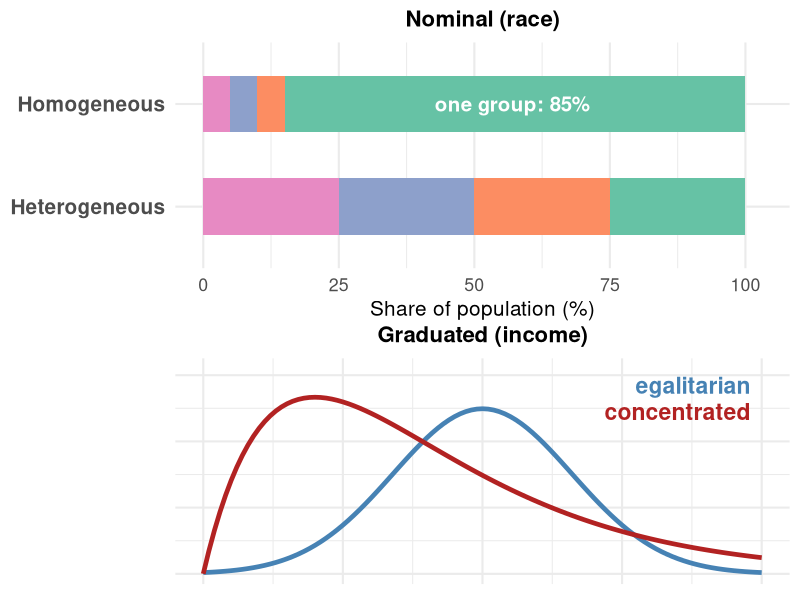
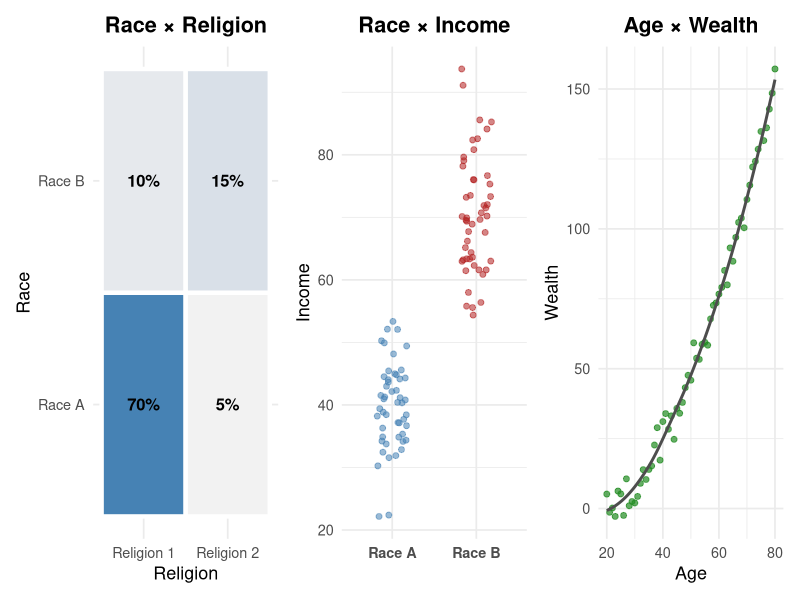
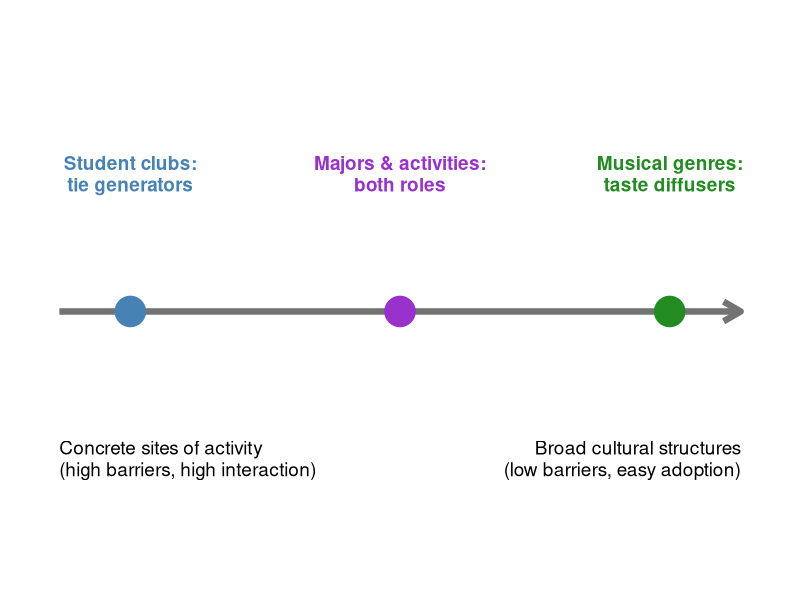
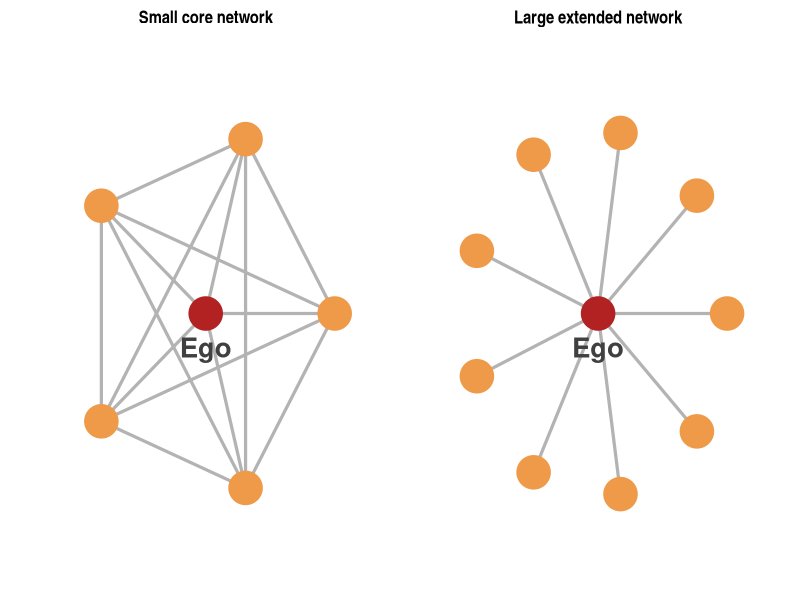

Recreate these plots in R, in order.
## ---- chunk 1
library(ggplot2)
library(ggraph)
library(tidygraph)
library(patchwork)

# Blau: heterogeneity (nominal parameters) vs inequality (graduated parameters)
df_a <- data.frame(
  grp = factor(rep(c("G1", "G2", "G3", "G4"), 2), levels = c("G1", "G2", "G3", "G4")),
  share = c(25, 25, 25, 25, 85, 5, 5, 5),
  soc = rep(c("Heterogeneous", "Homogeneous"), each = 4)
)
p_blau_a <- ggplot(df_a, aes(y = soc, x = share, fill = grp)) +
  geom_col(width = 0.55) +
  annotate("text", x = 57, y = 2, label = "one group: 85%", size = 5.2, fontface = "bold", color = "white") +
  scale_fill_brewer(palette = "Set2") +
  scale_x_continuous(limits = c(0, 103)) +
  labs(title = "Nominal (race)", x = "Share of population (%)", y = NULL) +
  theme_minimal(base_size = 16) +
  theme(plot.title = element_text(face = "bold", hjust = 0.5, size = 16), legend.position = "none",
        plot.margin = margin(2, 2, 2, 2), axis.text.y = element_text(face = "bold", size = 15),
        axis.title.x = element_text(size = 15))

p_blau_b <- ggplot(data.frame(x = c(0, 1)), aes(x)) +
  stat_function(fun = dnorm, args = list(mean = 0.5, sd = 0.16), color = "steelblue", linewidth = 1.6) +
  stat_function(fun = function(x) 1.45 * dgamma(x, shape = 2, rate = 5), color = "firebrick", linewidth = 1.6) +
  annotate("text", x = 0.98, y = 2.85, label = "egalitarian", color = "steelblue", hjust = 1, size = 5.8, fontface = "bold") +
  annotate("text", x = 0.98, y = 2.45, label = "concentrated", color = "firebrick", hjust = 1, size = 5.8, fontface = "bold") +
  scale_y_continuous(limits = c(0, 3.1)) +
  labs(title = "Graduated (income)", x = NULL, y = NULL) +
  theme_minimal(base_size = 16) +
  theme(plot.title = element_text(face = "bold", hjust = 0.5, size = 16),
        axis.text = element_blank(), axis.ticks = element_blank(),
        plot.margin = margin(2, 2, 2, 2))
p_blau <- p_blau_a / p_blau_b

# Blau Rule 3: correlated parameters (stylized illustrations)
df_cc <- expand.grid(race = c("Race A", "Race B"), rel = c("Religion 1", "Religion 2"))
df_cc$val <- c(0.70, 0.10, 0.05, 0.15)
p_cc <- ggplot(df_cc, aes(x = rel, y = race, fill = val)) +
  geom_tile(color = "white", linewidth = 1.5) +
  geom_text(aes(label = paste0(round(100 * val), "%")), size = 4.2, fontface = "bold") +
  scale_fill_gradient(low = "grey95", high = "steelblue", guide = "none") +
  labs(title = "Race × Religion", x = "Religion", y = "Race") +
  theme_minimal(base_size = 13) +
  theme(plot.title = element_text(face = "bold", hjust = 0.5))

set.seed(2026)
df_cg <- data.frame(income = c(rnorm(50, 40, 7), rnorm(50, 72, 9)),
                    grp = rep(c("Race A", "Race B"), each = 50))
p_cg <- ggplot(df_cg, aes(x = grp, y = income, color = grp)) +
  geom_jitter(size = 1.7, alpha = 0.55, width = 0.18, show.legend = FALSE) +
  scale_color_manual(values = c("Race A" = "steelblue", "Race B" = "firebrick")) +
  labs(title = "Race × Income", x = NULL, y = "Income") +
  theme_minimal(base_size = 13) +
  theme(plot.title = element_text(face = "bold", hjust = 0.5),
        axis.text.x = element_text(face = "bold"))

df_kk <- data.frame(age = 20:80)
df_kk$wealth <- 0.9 * (df_kk$age - 18)^1.8 / 10 + rnorm(61, 0, 4)
p_kk <- ggplot(df_kk, aes(x = age, y = wealth)) +
  geom_point(size = 1.7, color = "forestgreen", alpha = 0.7) +
  geom_smooth(se = FALSE, color = "grey30", linewidth = 1) +
  labs(title = "Age × Wealth", x = "Age", y = "Wealth") +
  theme_minimal(base_size = 13) +
  theme(plot.title = element_text(face = "bold", hjust = 0.5))
p_rule3 <- p_cc | p_cg | p_kk

# Foci continuum: tie generators <-> taste diffusers
p_foci_spec <- ggplot(data.frame(x = 0:1), aes(x)) +
  annotate("segment", x = 0.02, xend = 0.98, y = 0, yend = 0,
           arrow = arrow(length = unit(5, 'mm')), linewidth = 2.2, color = "grey45") +
  annotate("point", x = c(0.12, 0.5, 0.88), y = 0, size = 10,
           color = c("steelblue", "darkorchid", "forestgreen")) +
  annotate("text", x = c(0.12, 0.5, 0.88), y = 0.3,
           label = c("Student clubs:\ntie generators", "Majors & activities:\nboth roles", "Musical genres:\ntaste diffusers"),
           size = 4.8, fontface = "bold", lineheight = 0.95,
           color = c("steelblue", "darkorchid", "forestgreen")) +
  annotate("text", x = c(0.02, 0.98), y = -0.32,
           label = c("Concrete sites of activity\n(high barriers, high interaction)",
                     "Broad cultural structures\n(low barriers, easy adoption)"),
           size = 4.8, hjust = c(0, 1), lineheight = 0.95) +
  scale_y_continuous(limits = c(-0.55, 0.6), breaks = NULL, labels = NULL) +
  scale_x_continuous(limits = c(0, 1), breaks = NULL, labels = NULL) +
  theme_minimal(base_size = 14) +
  theme(panel.grid = element_blank(), axis.text = element_blank(),
        axis.title = element_blank(), axis.ticks = element_blank())

# Hofstra: small dense core vs large sparse extended network
make_net <- function(n_alt, dense, title) {
  al <- paste0("a", 1:n_alt)
  edges_n <- data.frame(from = rep("Ego", n_alt), to = al)
  if (dense) {
    pr <- combn(al, 2, simplify = FALSE)
    edges_n <- rbind(edges_n, data.frame(from = sapply(pr, `[`, 1), to = sapply(pr, `[`, 2)))
  }
  nm <- c("Ego", al)
  g_n <- tbl_graph(nodes = data.frame(name = nm, role = ifelse(nm == "Ego", "Ego", "Alter")),
                   edges = edges_n, directed = FALSE)
  ang <- (0:(n_alt - 1)) * 2 * pi / n_alt
  l_n <- rbind(c(0, 0), cbind(cos(ang), sin(ang)))
  ggraph(g_n, layout = "manual", x = l_n[,1], y = l_n[,2]) +
    geom_edge_link(color = "grey70", width = 1.1) +
    geom_node_point(aes(color = role), size = 11, show.legend = FALSE) +
    geom_node_text(aes(label = ifelse(role == "Ego", "Ego", "")), vjust = 2.2, size = 7, fontface = "bold", color = "grey25") +
    labs(title = title) +
    theme_graph() +
    coord_cartesian(xlim = c(-1.35, 1.35), ylim = c(-1.35, 1.35), clip = "off") +
    theme(plot.title = element_text(hjust = 0.5, face = "bold", size = 13),
          plot.margin = margin(2, 2, 2, 2)) +
    scale_color_manual(values = c(Ego = "firebrick", Alter = "tan2"))
}
p_hofs <- make_net(5, TRUE, "Small core network") + make_net(9, FALSE, "Large extended network")
## ---- chunk 2
#| echo: false
#| fig-width: 5.7
#| fig-height: 4.5
p_blau
## ---- chunk 3
#| echo: false
#| fig-width: 9.4
#| fig-height: 3.1
p_rule3
## ---- chunk 4
#| echo: false
#| fig-width: 9.4
#| fig-height: 2.6
p_foci_spec
## ---- chunk 5
#| echo: false
#| fig-width: 5.2
#| fig-height: 2.8
p_hofs
